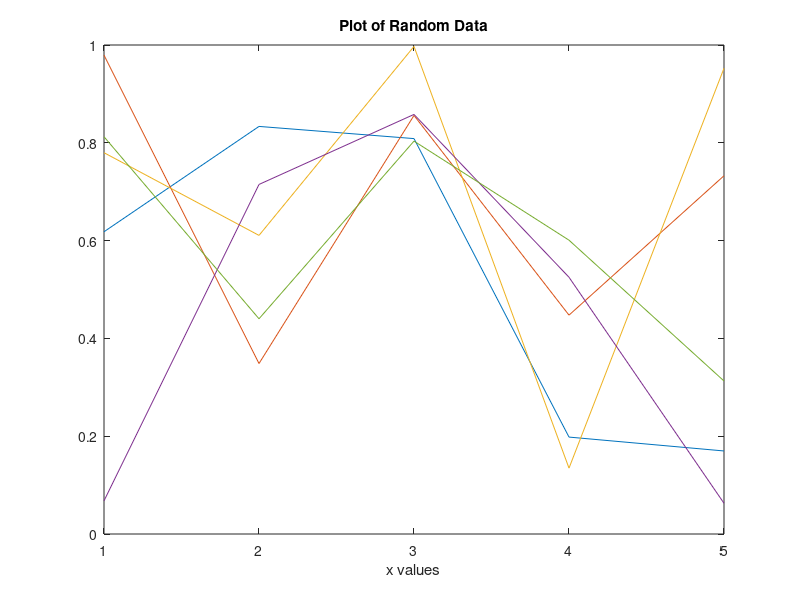

MATLAB code for this plot: (Note: this script raises an error after producing the figure.)
%% Automatically Calculate Margin to Include Title and Labels

% Copyright 2015 The MathWorks, Inc.


%% Can't embed yet
% Automatically calculate a margin around the axes so that the captured
% image data includes the title, axis labels, and tick labels. 
% 
% Create a plot with a title and an _x_-axis label.

plot(rand(5))
xlabel('x values')
title('Plot of Random Data')

%%
% Change the axes units to pixels and store the |Position| and |TightInset|
% property values for the axes. The |TighInset| property is a
% four-element vector that contains the margins used around the axes for
% the tick values and text labels.

ax = gca;
ax.Units = 'pixels';
pos = ax.Position;
ti = ax.TightInset;

%%
% Create a four-element vector, |rect|, that defines a rectangular area
% covering the axes plus the automatically calculated margin. The first two
% elements of |rect| specify the lower-left corner of the rectangle
% relative to the lower-left corner of the axes. The last two elements of
% |rect| specify the width and height of the rectangle.

rect = [-ti(1), -ti(2), pos(3)+ti(1)+ti(3), pos(4)+ti(2)+ti(4)];
F = getframe(ax,rect);

%%
% Use |imshow| to display the captured image data. 

%% Embed this section
figure
imshow(F.cdata)
